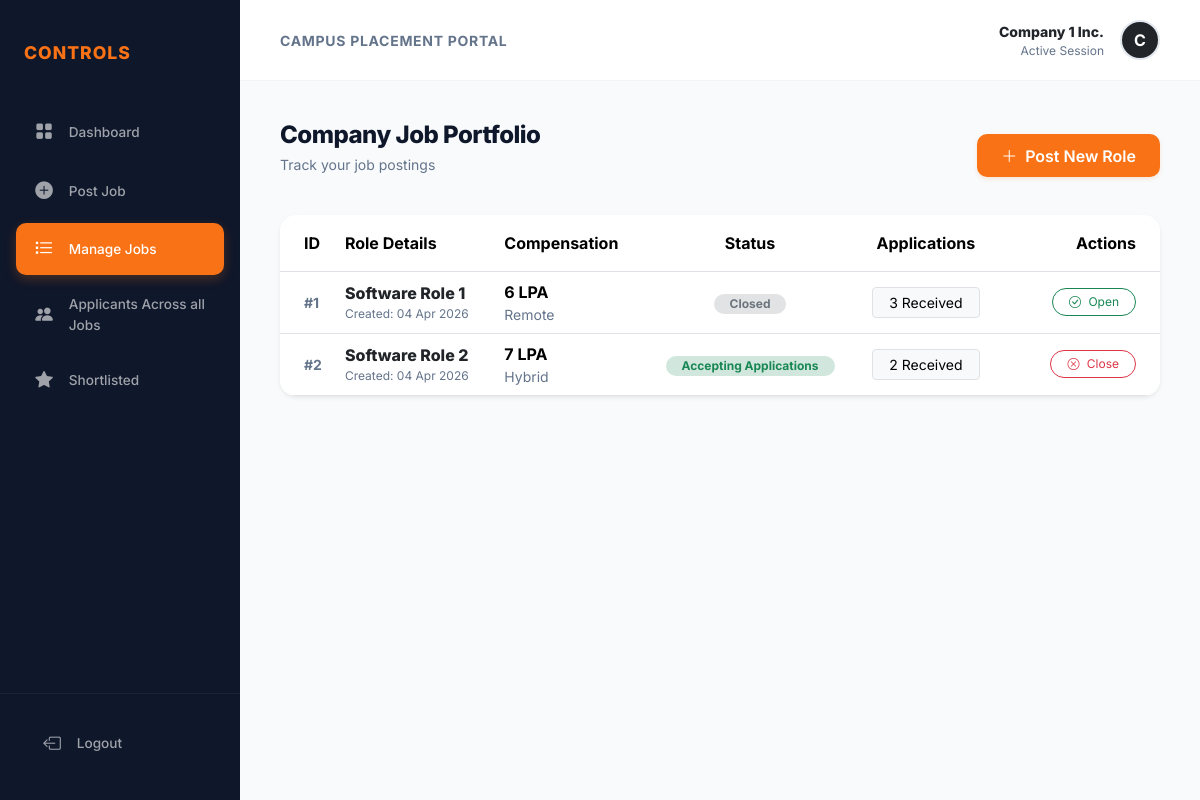
Page /company/job/list (signed in) on the committed database.
### models/models.py (models this page shows)
class Job(db.Model):
    id = db.Column(db.Integer, primary_key=True)
    title = db.Column(db.String(100), nullable=False)
    about = db.Column(db.Text)
    salary = db.Column(db.String(20))
    location = db.Column(db.String(100))
    skills = db.Column(db.Text)
    experience = db.Column(db.String(100))
    min_cgpa = db.Column(db.Float)
    deadline = db.Column(db.DateTime, default=db.func.current_timestamp())
    created = db.Column(db.DateTime, default=db.func.current_timestamp())
    status = db.Column(db.String(20), default="Accepting Applications")
    admin_approval = db.Column(db.String(20), default="Pending")
    company_id = db.Column(db.Integer, db.ForeignKey('company.id'), nullable=False)
    applications = db.relationship('Application', backref='job')

### routes/company_portal.py (the view)
@company.route('/company/job/list')
def job_list():
    access = only_company()
    if access:
        return access
    company_id = session.get("company_id")
    jobs = Job.query.filter_by(company_id=company_id).all()
    return render_template("/company/job_list.html", jobs=jobs)

### routes/company_portal.py (called while the page is built)
def only_company():
    if not session.get("company_id"):
        return redirect(url_for("authentication.login"))
    return None

### templates/company/job_list.html (shortened to what this page needs)
{% extends "base.html" %}
{% block content %}
<div class="row mb-4">
    <div class="col-12 d-flex justify-content-between align-items-center">
        <div>
            <h2 class="section-title mb-1">Company Job Portfolio</h2>
            <p class="text-muted small">Track your job postings</p>
        </div>
        <a href="/company/job/create" class="btn btn-primary d-flex align-items-center">
            <i class="bi bi-plus-lg me-2"></i> Post New Role
        </a>
    </div>
</div>
<div class="card border-0 shadow-sm overflow-hidden">
    <div class="table-responsive">
        <table class="table table-hover align-middle mb-0">
            <thead class="bg-light text-muted">
                <tr>
                    <th class="ps-4 py-3">ID</th>
                    <th class="py-3">Role Details</th>
                    <th class="py-3">Compensation</th>
                    <th class="py-3 text-center">Status</th>
                    <th class="py-3 text-center">Applications</th>
                    <th class="py-3 text-end pe-4">Actions</th>
                </tr>
            </thead>
            <tbody>
                {% if jobs %}
                {% for job in jobs %}
                <tr>
                    <td class="ps-4">
                        <span class="text-muted small fw-bold">#{{ job.id }}</span>
                    </td>
                    <td>
                        <div class="fw-800 text-dark">{{ job.title }}</div>
                        <div class="text-muted" style="font-size: 0.75rem;">Created: {{ job.created.strftime('%d %b %Y')
                            }}</div>
                    </td>
                    <td>
                        <div class="fw-bold">{{ job.salary }}</div>
                        <div class="text-muted small">{{ job.location }}</div>
                    </td>
                    <td class="text-center">
                        <span
                            class="badge rounded-pill {% if job.status == 'Open' or job.status == 'Accepting Applications' %}bg-success-subtle text-success{% else %}bg-secondary-subtle text-secondary{% endif %} px-3">
                            {{ job.status }}
                        </span>
                    </td>
                    <td class="text-center">
                        <a href="/company/job/{{ job.id }}/applications" class="btn btn-light btn-sm border px-3">
                            {{ job.applications|length }} Received
                        </a>
                    </td>
                    <td class="text-end pe-4">
                        <div class="d-flex justify-content-end align-items-center gap-2">
                            <a href="/company/job/{{ job.id }}/applications"
                                class="btn btn-sm btn-link text-muted text-decoration-none">
                            </a>
                            <a href="/company/job/{{ job.id }}/change"
                                class="btn btn-sm {% if job.status == 'Accepting Applications' %}btn-outline-danger{% else %}btn-outline-success{% endif %} rounded-pill px-3"
                                style="font-size: 0.75rem;">
                                {% if job.status == 'Accepting Applications' %}
                                <i class="bi bi-x-circle me-1"></i> Close
                                {% else %}
                                <i class="bi bi-check-circle me-1"></i> Open
                                {% endif %}
                            </a>
                        </div>
                    </td>
                </tr>
                {% endfor %}
                {% else %}
                <tr>
                    <td colspan="6" class="text-center py-5">
                        <div class="text-muted">Create new jobs if you haven't yet or wait for admin approval </div>
                    </td>
                </tr>
                {% endif %}
            </tbody>
        </table>
    </div>
</div>
{% endblock %}

### templates/base.html (style rules this page uses)
:root { --primary-color: #f97316; --primary-dark: #ea580c; --sidebar-bg: #0f172a; --bg-color: #f8fafc; --text-color: #1e293b; --border-radius: 16px; --card-shadow: 0 1px 3px 0 rgb(0 0 0 / 0.1), 0 1px 2px -1px rgb(0 0 0 / 0.1); --sidebar-width: 240px; }
body { font-family: 'Inter', sans-serif; background-color: var(--bg-color); color: var(--text-color); margin: 0; display: flex; min-height: 100vh; }
.card { border: none; border-radius: var(--border-radius); box-shadow: var(--card-shadow); transition: transform 0.2s, box-shadow 0.2s; }
.section-title { font-size: 1.5rem; font-weight: 800; color: #0f172a; letter-spacing: -0.5px; margin: 0; }
.btn-primary { background-color: var(--primary-color); border: none; padding: 0.6rem 1.5rem; font-weight: 600; border-radius: 10px; box-shadow: 0 2px 4px rgba(249, 115, 22, 0.15); }
h1, h2, h3, h4, h5, h6 { color: #0f172a; margin-bottom: 1rem; }
.text-muted { color: #64748b !important; }

### templates/company/job_list.html (style rules this page uses)
.fw-800 { font-weight: 800; }
.bg-success-subtle { background-color: #dcfce7; }
.bg-secondary-subtle { background-color: #f1f5f9; }

### rows in the picture
Job: id "1", title "Software Role 1", created "04 Apr 2026", salary "6 LPA", location "Remote", status "Closed", applications|length "3", shows "Open"
Job: id "2", title "Software Role 2", created "04 Apr 2026", salary "7 LPA", location "Hybrid", status "Accepting Applications", applications|length "2", shows "Close"

### other values in the picture
{{ session.get('company_name', 'Company User') }} "Company 1 Inc."
{{ session.get('company_name', 'C')[0] }} "C"
